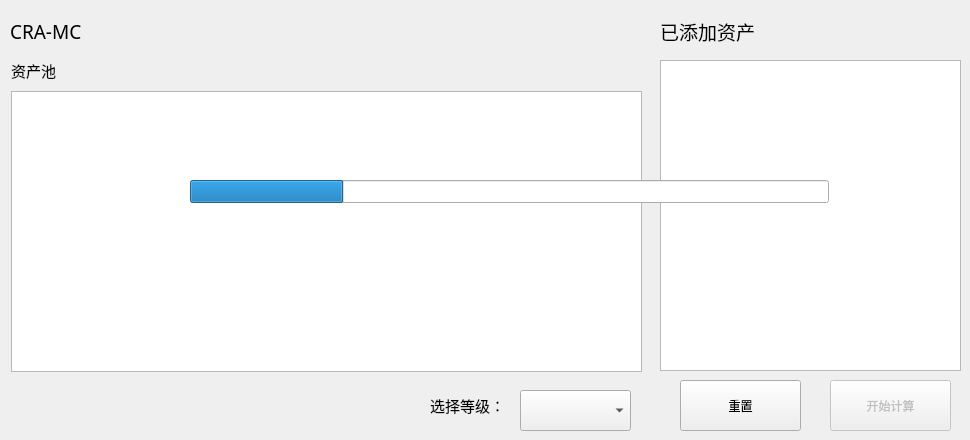
<?xml version="1.0" encoding="UTF-8"?>
<ui version="4.0">
 <class>Form</class>
 <widget class="QWidget" name="Form">
  <property name="enabled">
   <bool>true</bool>
  </property>
  <property name="geometry">
   <rect>
    <x>0</x>
    <y>0</y>
    <width>970</width>
    <height>440</height>
   </rect>
  </property>
  <property name="sizePolicy">
   <sizepolicy hsizetype="Fixed" vsizetype="Fixed">
    <horstretch>0</horstretch>
    <verstretch>0</verstretch>
   </sizepolicy>
  </property>
  <property name="minimumSize">
   <size>
    <width>970</width>
    <height>440</height>
   </size>
  </property>
  <property name="maximumSize">
   <size>
    <width>970</width>
    <height>440</height>
   </size>
  </property>
  <property name="font">
   <font>
    <family>微软雅黑</family>
   </font>
  </property>
  <property name="windowTitle">
   <string>Form</string>
  </property>
  <widget class="QLabel" name="label">
   <property name="geometry">
    <rect>
     <x>10</x>
     <y>20</y>
     <width>151</width>
     <height>23</height>
    </rect>
   </property>
   <property name="font">
    <font>
     <family>微软雅黑</family>
     <pointsize>14</pointsize>
    </font>
   </property>
   <property name="text">
    <string>CRA-MC</string>
   </property>
   <property name="textFormat">
    <enum>Qt::AutoText</enum>
   </property>
  </widget>
  <widget class="QLabel" name="label_7">
   <property name="geometry">
    <rect>
     <x>660</x>
     <y>20</y>
     <width>120</width>
     <height>23</height>
    </rect>
   </property>
   <property name="font">
    <font>
     <family>微软雅黑</family>
     <pointsize>14</pointsize>
    </font>
   </property>
   <property name="text">
    <string>已添加资产</string>
   </property>
  </widget>
  <widget class="QSplitter" name="splitter">
   <property name="geometry">
    <rect>
     <x>11</x>
     <y>60</y>
     <width>589</width>
     <height>20</height>
    </rect>
   </property>
   <property name="orientation">
    <enum>Qt::Horizontal</enum>
   </property>
   <widget class="QLabel" name="label_6">
    <property name="font">
     <font>
      <family>微软雅黑</family>
      <pointsize>11</pointsize>
     </font>
    </property>
    <property name="text">
     <string>资产池</string>
    </property>
   </widget>
  </widget>
  <widget class="QListView" name="listView">
   <property name="geometry">
    <rect>
     <x>660</x>
     <y>60</y>
     <width>301</width>
     <height>311</height>
    </rect>
   </property>
  </widget>
  <widget class="QPushButton" name="resetBtn">
   <property name="geometry">
    <rect>
     <x>680</x>
     <y>380</y>
     <width>121</width>
     <height>51</height>
    </rect>
   </property>
   <property name="text">
    <string>重置</string>
   </property>
  </widget>
  <widget class="QPushButton" name="startCalcBtn">
   <property name="enabled">
    <bool>false</bool>
   </property>
   <property name="geometry">
    <rect>
     <x>830</x>
     <y>380</y>
     <width>121</width>
     <height>51</height>
    </rect>
   </property>
   <property name="text">
    <string>开始计算</string>
   </property>
  </widget>
  <widget class="QProgressBar" name="calcProgressBar">
   <property name="geometry">
    <rect>
     <x>190</x>
     <y>180</y>
     <width>639</width>
     <height>23</height>
    </rect>
   </property>
   <property name="focusPolicy">
    <enum>Qt::NoFocus</enum>
   </property>
   <property name="value">
    <number>24</number>
   </property>
   <property name="textVisible">
    <bool>false</bool>
   </property>
  </widget>
  <widget class="QComboBox" name="comboBox">
   <property name="geometry">
    <rect>
     <x>520</x>
     <y>390</y>
     <width>111</width>
     <height>41</height>
    </rect>
   </property>
  </widget>
  <widget class="QLabel" name="label_2">
   <property name="geometry">
    <rect>
     <x>430</x>
     <y>390</y>
     <width>91</width>
     <height>31</height>
    </rect>
   </property>
   <property name="font">
    <font>
     <family>微软雅黑</family>
     <pointsize>11</pointsize>
    </font>
   </property>
   <property name="text">
    <string>选择等级：</string>
   </property>
  </widget>
  <widget class="QTableView" name="tableView">
   <property name="geometry">
    <rect>
     <x>11</x>
     <y>91</y>
     <width>631</width>
     <height>281</height>
    </rect>
   </property>
  </widget>
  <zorder>label</zorder>
  <zorder>label_7</zorder>
  <zorder>splitter</zorder>
  <zorder>listView</zorder>
  <zorder>resetBtn</zorder>
  <zorder>startCalcBtn</zorder>
  <zorder>layoutWidget</zorder>
  <zorder>calcProgressBar</zorder>
  <zorder>comboBox</zorder>
  <zorder>label_2</zorder>
 </widget>
 <resources/>
 <connections/>
</ui>
